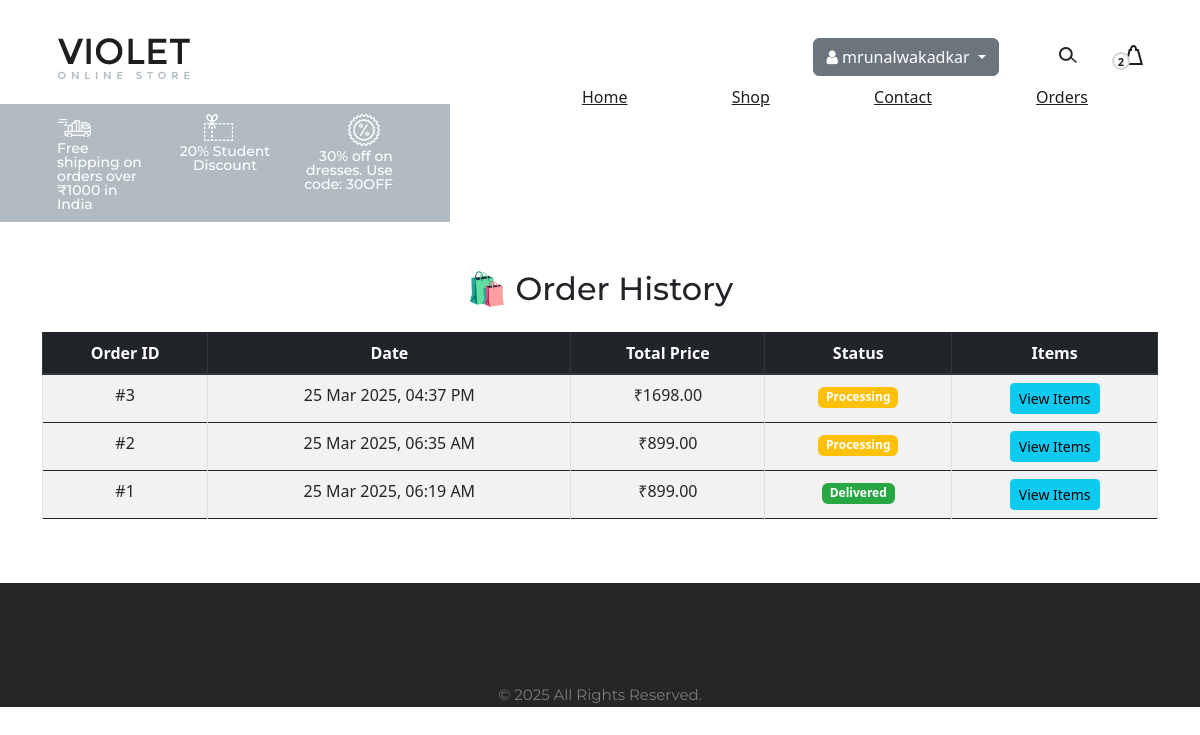
The app's page /order-history/ (signed in) with its own data.
### Ecom/models.py (models this page shows, shortened)
class Order(models.Model):
    STATUS_CHOICES = [
        ('Processing', 'Processing'),
        ('Shipped', 'Shipped'),
        ('Delivered', 'Delivered'),
        ('Cancelled', 'Cancelled'),
    ]
    user = models.ForeignKey(User, on_delete=models.CASCADE)
    total_price = models.DecimalField(max_digits=10, decimal_places=2)
    payment_method = models.CharField(max_length=50, choices=[
        ('PayPal', 'PayPal'),
        ('Credit/Debit Card', 'Credit/Debit Card'),
        ('Cash on Delivery', 'Cash on Delivery'),
    ])
    status = models.CharField(max_length=20, choices=STATUS_CHOICES, default='Processing')
    created_at = models.DateTimeField(default=now)

### Ecom/views.py (the view)
# urls.py: path('order-history/', views.order_history, name='order_history'),
def order_history(request):
    if not request.user.is_authenticated:
        return redirect("signin")  # Redirect to login if user is not authenticated
    orders = Order.objects.filter(user=request.user).order_by("-created_at").prefetch_related("items")
    return render(request, "order_history.html", {"orders": orders})

### Ecom/models.py (called while the page is built)
    def total_price(self):
        return self.quantity * self.price

### template/order_history.html (shortened to what this page needs)
{% extends "base.html" %}
{% block mainblock %}
<div class="container my-5">
    <h2 class="text-center mb-4">🛍️ Order History</h2>
    {% if orders %}
        <div class="table-responsive">
            <table class="table table-bordered table-striped text-center">
                <thead class="thead-dark">
                    <tr>
                        <th>Order ID</th>
                        <th>Date</th>
                        <th>Total Price</th>
                        <th>Status</th>
                        <th>Items</th>
                    </tr>
                </thead>
                <tbody>
                    {% for order in orders %}
                        <tr>
                            <td>#{{ order.id }}</td>
                            <td>{{ order.created_at|date:"d M Y, h:i A" }}</td>
                            <td>₹{{ order.total_price }}</td>
                            <td>
                                {% if order.status == "Processing" %}
                                    <span class="badge badge-warning">Processing</span>
                                {% elif order.status == "Shipped" %}
                                    <span class="badge badge-primary">Shipped</span>
                                {% elif order.status == "Delivered" %}
                                    <span class="badge badge-success">Delivered</span>
                                {% else %}
                                    <span class="badge badge-danger">Cancelled</span>
                                {% endif %}
                            </td>
                            <td>
                                <button class="btn btn-info btn-sm" data-toggle="collapse" data-target="#order{{ order.id }}">
                                    View Items
                                </button>
                            </td>
                        </tr>
                    {% endfor %}
                </tbody>
            </table>
        </div>
    {% else %}
        <div class="alert alert-info text-center">
            <h4>No Orders Found</h4>
            <p>Looks like you haven't placed any orders yet.</p>
        </div>
    {% endif %}
</div>
<link rel="stylesheet" href="https://cdn.jsdelivr.net/npm/bootstrap@5.3.0/dist/css/bootstrap.min.css">
{% endblock mainblock %}

### template/base.html (shortened to what this page needs)
{% load static %}
<!DOCTYPE html>
<html lang="zxx">
<head>
    <link rel="stylesheet" href="{% static 'css/bootstrap.min.css' %}" type="text/css">
    <link rel="stylesheet" href="{% static 'css/font-awesome.min.css' %}" type="text/css">
    <link rel="stylesheet" href="{% static 'css/nice-select.css' %}" type="text/css">
    <link rel="stylesheet" href="{% static 'css/owl.carousel.min.css' %}" type="text/css">
    <link rel="stylesheet" href="{% static 'css/magnific-popup.css' %}" type="text/css">
    <link rel="stylesheet" href="{% static 'css/slicknav.min.css' %}" type="text/css">
    <link rel="stylesheet" href="{% static 'css/style.css' %}" type="text/css">
</head>
<body>
    <header class="header-section">
        <div class="container-fluid">
            <div class="inner-header">
                <div class="logo">
                    <a href="#"><img src="{% static 'img/logo.png' %}" alt=""></a>
                </div>
                <div class="header-right">
                    <img src="{% static 'img/icons/search.png' %}" alt="" class="search-trigger">
                    {% if user.is_authenticated %}
                    <a href="{% url 'view_cart' %}">
                        <img src="{% static 'img/icons/bag.png' %}" alt="">
                        <span>2</span>
                    </a>
                    {% endif %}
                </div>
    <div class="user-access">
        {% if user.is_authenticated %}
            <div class="dropdown">
                <button class="btn btn-secondary dropdown-toggle" type="button" id="userDropdown" data-toggle="dropdown" aria-haspopup="true" aria-expanded="false">
                    <i class="fa fa-user"></i> {{ user.username }}
                </button>
            </div>
        {% else %}
            <a href="{% url 'sign_up_page' %}">Sign Up /</a>
            <a href="{% url 'sign_in_page' %}">Sign In</a>
        {% endif %}
    </div>
                <nav class="main-menu mobile-menu">
                    <ul>
                        <li><a href="{% url 'indexpage' %}">Home</a></li>
                        <li><a href="{% url 'shop' %}">Shop</a></li>
                        <li><a href="{% url 'contactpage' %}">Contact</a></li>
                        <li><a href="{% url 'order_history' %}">Orders</a></li>
                    </ul>
                </nav>
            </div>
        </div>
    </header>
    <div class="header-info">
        <div class="container-fluid">
            <div class="row">
                <div class="col-md-4">
                    <div class="header-item">
                        <img src="{% static 'img/icons/delivery.png' %}" alt="">
                        <p>Free shipping on orders over ₹1000 in India</p>
                    </div>
                </div>
                <div class="col-md-4 text-left text-lg-center">
                    <div class="header-item">
                        <img src="{% static 'img/icons/voucher.png' %}" alt="">
                        <p>20% Student Discount</p>
                    </div>
                </div>
                <div class="col-md-4 text-left text-xl-right">
                    <div class="header-item">
                    <img src="{% static 'img/icons/sales.png' %}" alt="">
                    <p>30% off on dresses. Use code: 30OFF</p>
                </div>
                </div>
            </div>
        </div>
    </div>
    {% block mainblock %}
    {% endblock %}
<footer class="footer-section spad text-center">
    <div class="container">
        <p class="mb-0">&copy; 2025 All Rights Reserved.</p>
    </div>
</footer>
</body>
</html>

### static/css/style.css (style rules this page uses)
html, body { height: 100%; font-family: "Montserrat", sans-serif; -webkit-font-smoothing: antialiased; font-smoothing: antialiased; background: none; }
h1, h2, h3, h4, h5, h6 { margin: 0; color: #111111; font-weight: 500; font-family: "Montserrat", sans-serif; }
h2 { font-size: 36px; }
p { font-size: 15px; color: #7b7b7b; font-weight: 400; line-height: 1.6; font-family: "Montserrat", sans-serif; margin: 0 0 15px 0; }
img { max-width: 100%; }
ul, ol { padding: 0; margin: 0; }
.spad { padding-top: 100px; padding-bottom: 100px; }
.header-section { height: 104px; padding-top: 38px; padding-bottom: 24px; padding-left: 45px; padding-right: 45px; }
.inner-header .logo { float: left; }
.inner-header .header-right { float: right; line-height: 30px; }
.inner-header .header-right img { display: inline-block; margin-right: 40px; cursor: pointer; }
.inner-header .header-right a { display: inline-block; position: relative; }
.inner-header .header-right a img { margin-right: 0; margin-left: 4px; }
.inner-header .header-right a span { font-size: 11px; color: #1e1e1e; width: 18px; height: 18px; border: 2px solid #D0D7DB; background: #fff; display: inline-block; line-height: 15px; text-align: center; border-radius: 50%; font-weight: 600; position: absolute; left: -9px; top: 14px; }
.inner-header .user-access { float: right; margin-right: 100px; }
.inner-header .main-menu { float: right; margin-right: 150px; }
.inner-header .main-menu ul li { display: inline-block; margin-left: 100px; position: relative; }
.inner-header .main-menu ul li a { color: #1e1e1e; font-size: 16px; display: inline-block; font-weight: 500; position: relative; line-height: 42px; }
.inner-header .main-menu ul li a:after { position: absolute; left: 0; bottom: 7px; width: 100%; height: 2px; background: #1e1e1e; content: ""; opacity: 0; -webkit-transform: all 0.3s; -webkit-transition: all 0.3s; transition: all 0.3s; }
.header-info { background: #B0BCC2; overflow: hidden; padding: 10px 45px; }
.header-info .header-item { overflow: hidden; }
.header-info .header-item img { display: inline-block; margin-right: 13px; }
.header-info .header-item p { display: inline-block; line-height: 1; font-size: 14px; color: #fff; font-weight: 500; margin-bottom: 0; position: relative; top: 3px; }
.footer-section { background: #262626; padding-bottom: 0; }
@media only screen and (min-width: 1200px) and (max-width: 1340px) { .inner-header .user-access { margin-right: 60px; } }
@media only screen and (min-width: 1200px) and (max-width: 1340px) { .inner-header .main-menu { margin-right: 55px; } }

### records on screen
Order: id "3", created_at "25 Mar 2025, 04:37 PM", total_price "1698.00", status "Processing"
Order: id "2", created_at "25 Mar 2025, 06:35 AM", total_price "899.00", status "Processing"
Order: id "1", created_at "25 Mar 2025, 06:19 AM", total_price "899.00", status "Delivered"

### other values on screen
{{ user.username }} "mrunalwakadkar"
